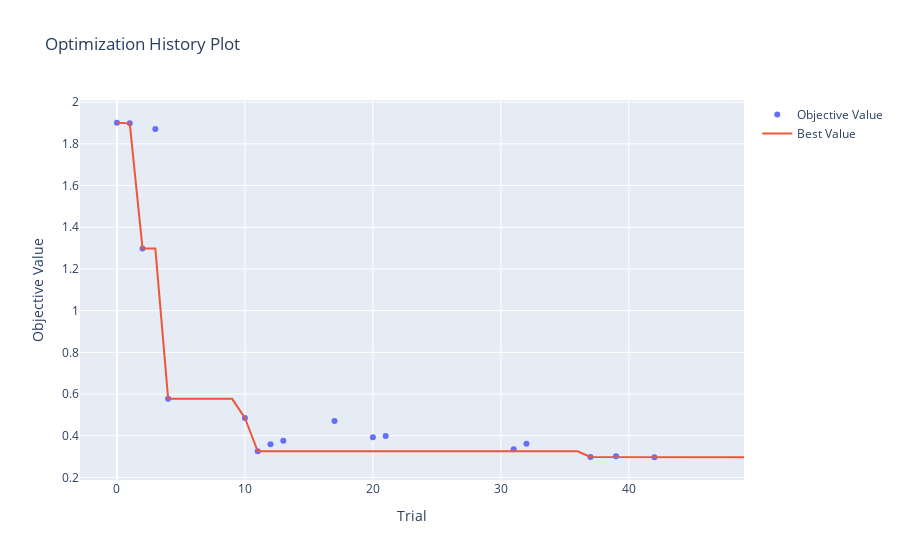
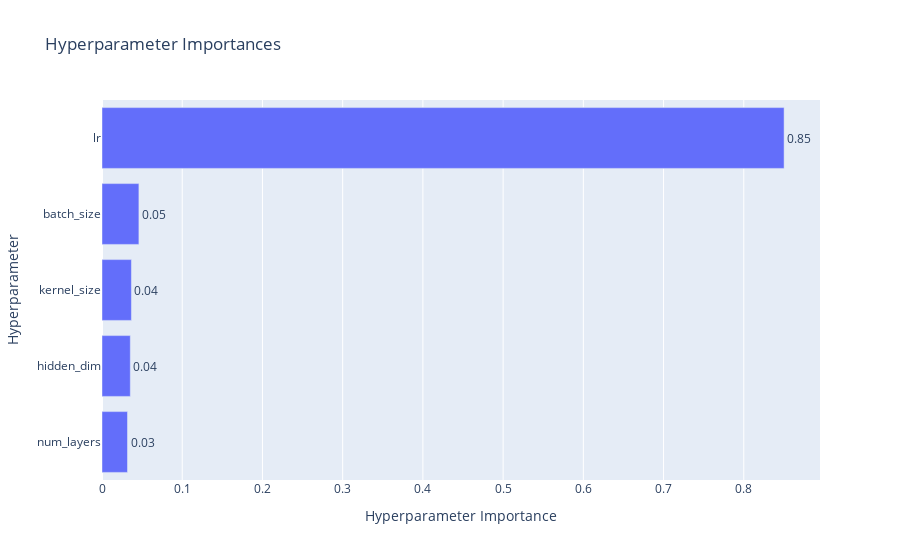

Write notebook code for charts like these, in order.
### Code cell
optuna.visualization.plot_optimization_history(study).show()
optuna.visualization.plot_param_importances(study).show()

### Figure 1 — Plotly figure (JSON) as saved in the notebook; plotly's stock layout.template omitted (floating-point values rounded to 4 significant figures)
{"data": [{"mode": "markers", "name": "Objective Value", "type": "scatter", "x": [0, 1, 2, 3, 4, 10, 11, 12, 13, 17, 20, 21, 31, 32, 37, 39, 42], "y": [1.901, 1.898, 1.298, 1.871, 0.5772, 0.4854, 0.3255, 0.359, 0.3763, 0.4704, 0.3925, 0.3994, 0.3349, 0.3618, 0.2983, 0.3018, 0.297]}, {"mode": "lines", "name": "Best Value", "type": "scatter", "x": [0, 1, 2, 3, 4, 5, 6, 7, 8, 9, 10, 11, 12, 13, 14, 15, 16, 17, 18, 19, 20, 21, 22, 23, 24, 25, 26, 27, 28, 29, 30, 31, 32, 33, 34, 35, 36, 37, 38, 39, 40, 41, 42, 43, 44, 45, 46, 47, 48, 49], "y": [1.901, 1.898, 1.298, 1.298, 0.5772, 0.5772, 0.5772, 0.5772, 0.5772, 0.5772, 0.4854, 0.3255, 0.3255, 0.3255, 0.3255, 0.3255, 0.3255, 0.3255, 0.3255, 0.3255, 0.3255, 0.3255, 0.3255, 0.3255, 0.3255, 0.3255, 0.3255, 0.3255, 0.3255, 0.3255, 0.3255, 0.3255, 0.3255, 0.3255, 0.3255, 0.3255, 0.3255, 0.2983, 0.2983, 0.2983, 0.2983, 0.2983, 0.297, 0.297, 0.297, 0.297, 0.297, 0.297, 0.297, 0.297]}, {"marker": {"color": "#cccccc"}, "mode": "markers", "name": "Infeasible Trial", "showlegend": false, "type": "scatter", "x": [], "y": []}], "layout": {"title": {"text": "Optimization History Plot"}, "xaxis": {"title": {"text": "Trial"}}, "yaxis": {"title": {"text": "Objective Value"}}}}

### Figure 2 — Plotly figure (JSON) as saved in the notebook; plotly's stock layout.template omitted (floating-point values rounded to 4 significant figures)
{"data": [{"cliponaxis": false, "hovertemplate": ["num_layers (IntDistribution): 0.03178293977257218<extra></extra>", "hidden_dim (CategoricalDistribution): 0.035297073349093766<extra></extra>", "kernel_size (CategoricalDistribution): 0.03665513697341194<extra></extra>", "batch_size (CategoricalDistribution): 0.04599729978775312<extra></extra>", "lr (FloatDistribution): 0.8502675501171689<extra></extra>"], "name": "Objective Value", "orientation": "h", "text": ["0.03", "0.04", "0.04", "0.05", "0.85"], "textposition": "outside", "type": "bar", "x": [0.03178, 0.0353, 0.03666, 0.046, 0.8503], "y": ["num_layers", "hidden_dim", "kernel_size", "batch_size", "lr"]}], "layout": {"title": {"text": "Hyperparameter Importances"}, "xaxis": {"title": {"text": "Hyperparameter Importance"}}, "yaxis": {"title": {"text": "Hyperparameter"}}}}
